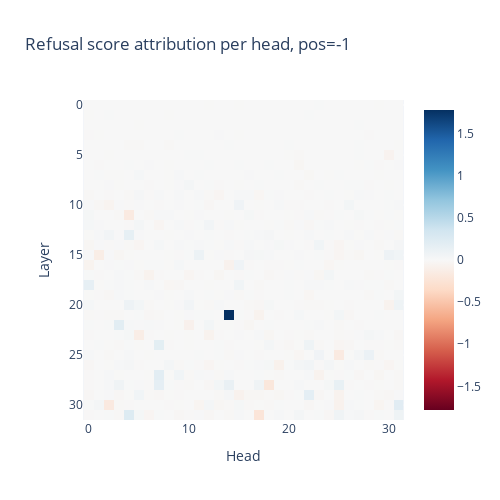

Source (notebook cell):
### Markdown cell above
#### Quick attention mechanism investigation

For the harmful examples, it looks like the most significant component contributing towards the refusal score is `21_attn_out`.

We can check if there are particular attention heads in layer 21 that are responsible for this.

### Code cell
per_head_resid, labels = harmful_cache.stack_head_results(layer=-1, pos_slice=-1, return_labels=True)
per_head_resid = einops.rearrange(
    per_head_resid,
    "(layer head) ... -> layer head ...",
    layer=tl_model.cfg.n_layers
)

refusal_scores_by_head = einops.einsum(
    per_head_resid,
    get_refusal_dir(),
    'layer head batch d_model, d_model -> layer head batch'
).mean(dim=-1)

fig = px.imshow(
    refusal_scores_by_head.cpu().numpy(),
    title=f"Refusal score attribution per head, pos=-1",
    labels={"x": "Head", "y": "Layer"},
    width=500, height=500,
    color_continuous_scale="RdBu",
    color_continuous_midpoint=0,
)
fig.show()

### Figure 1 — Plotly figure (JSON) as saved in the notebook; plotly's stock layout.template omitted (floating-point values rounded to 4 significant figures; data arrays with more than 128 entries replaced by an {"elided": "..."} marker saying what was removed)
{"data": [{"coloraxis": "coloraxis", "hovertemplate": "Head: %{x}<br>Layer: %{y}<br>color: %{z}<extra></extra>", "name": "0", "type": "heatmap", "xaxis": "x", "yaxis": "y", "z": {"elided": "32x32 float values"}}], "layout": {"coloraxis": {"cmid": 0, "colorscale": [[0, "rgb(103,0,31)"], [0.1, "rgb(178,24,43)"], [0.2, "rgb(214,96,77)"], [0.3, "rgb(244,165,130)"], [0.4, "rgb(253,219,199)"], [0.5, "rgb(247,247,247)"], [0.6, "rgb(209,229,240)"], [0.7, "rgb(146,197,222)"], [0.8, "rgb(67,147,195)"], [0.9, "rgb(33,102,172)"], [1, "rgb(5,48,97)"]]}, "height": 500, "title": {"text": "Refusal score attribution per head, pos=-1"}, "width": 500, "xaxis": {"anchor": "y", "constrain": "domain", "domain": [0, 1], "scaleanchor": "y", "title": {"text": "Head"}}, "yaxis": {"anchor": "x", "autorange": "reversed", "constrain": "domain", "domain": [0, 1], "title": {"text": "Layer"}}}}
